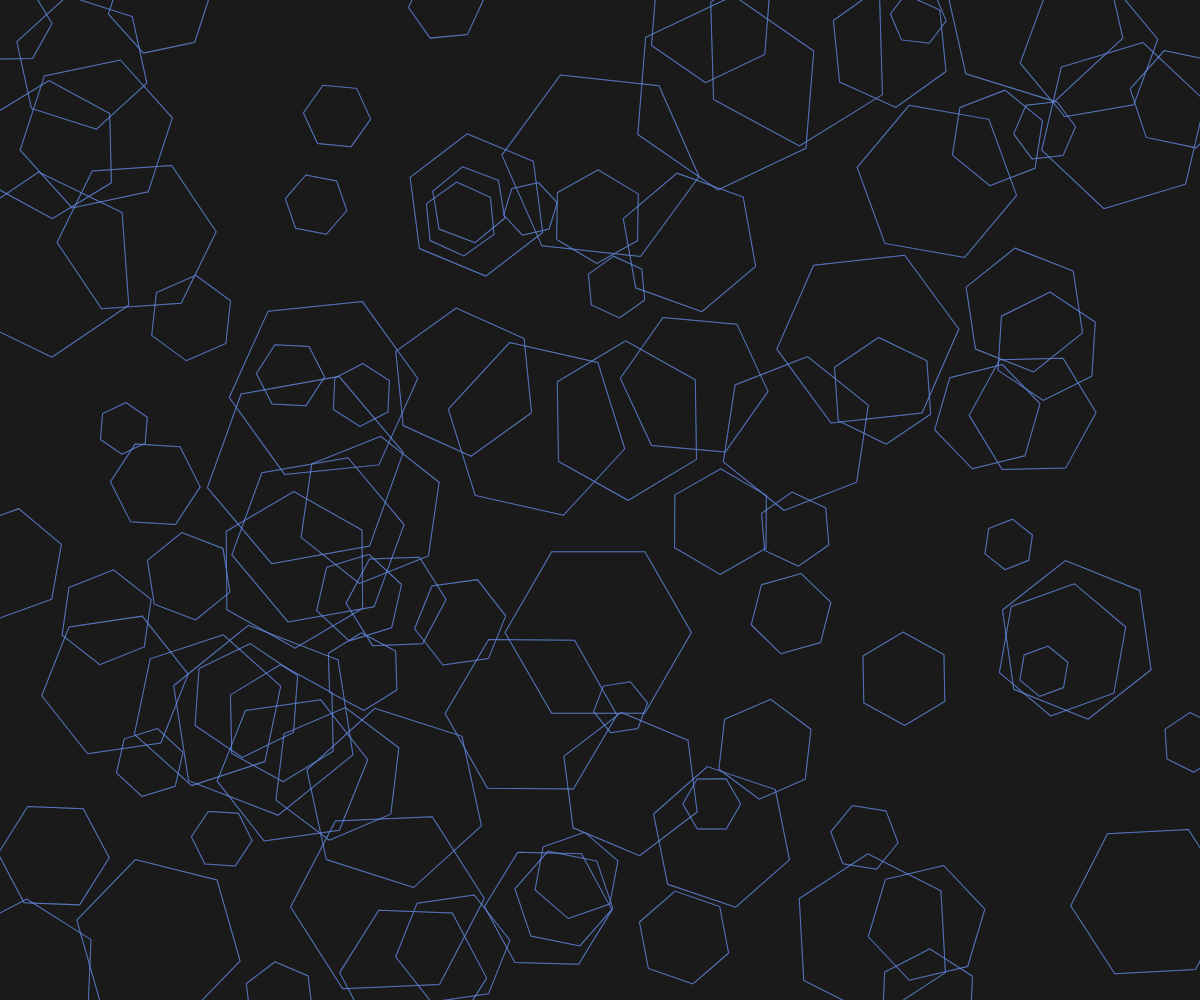
Frame 1 (no input)
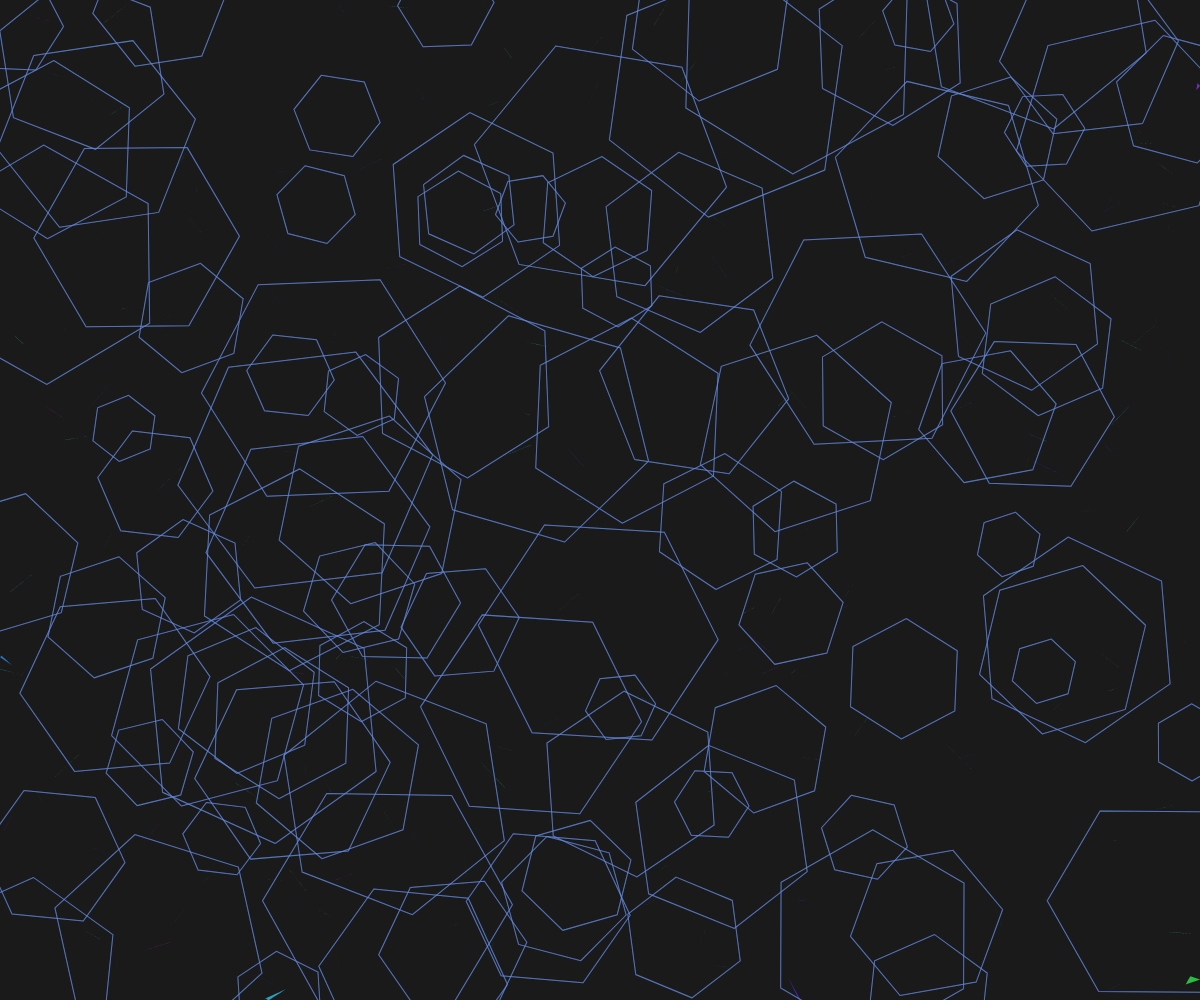
Frame 60 (no input)
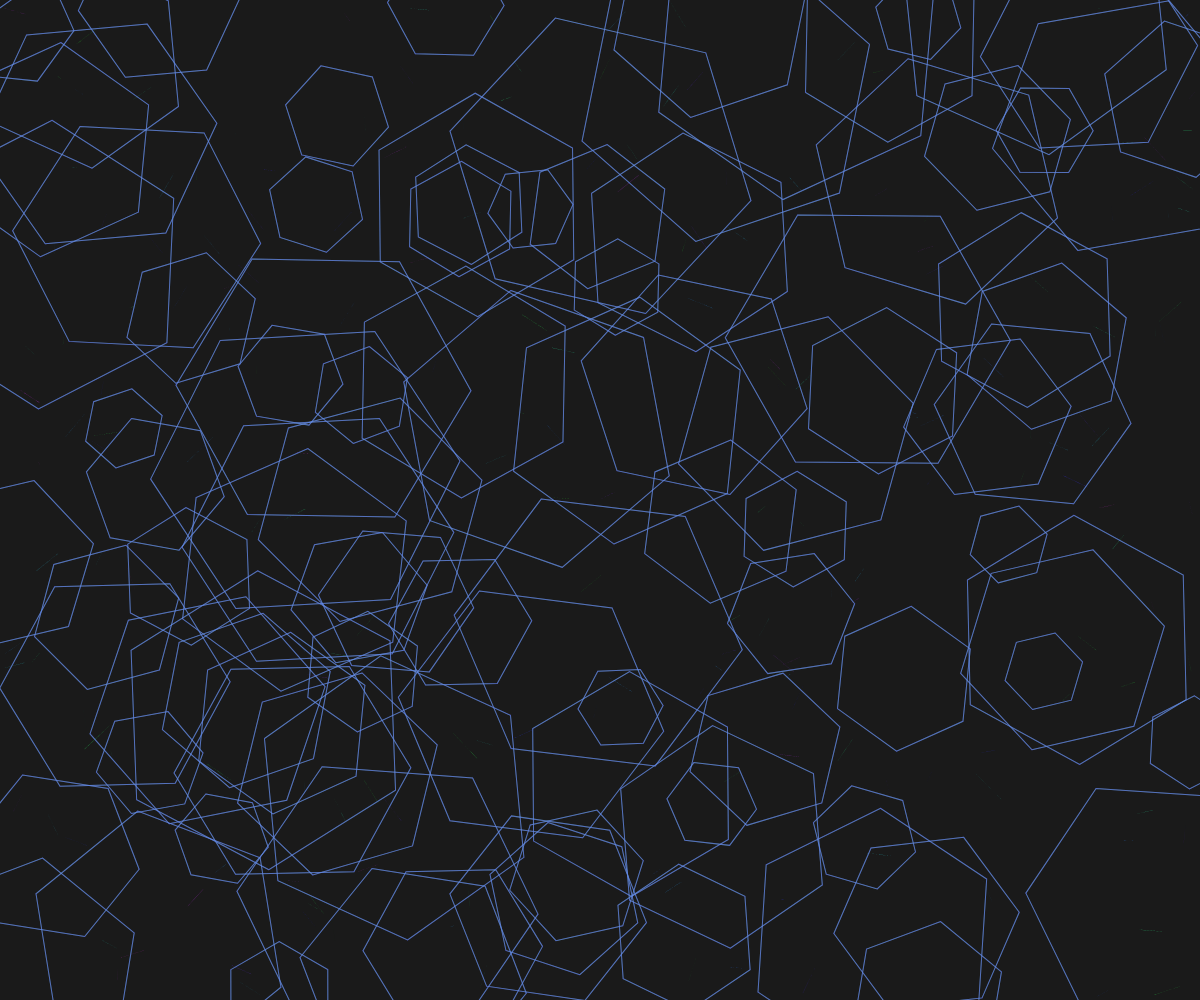
Frame 120 (the mouse pressed at the canvas centre since frame 60)

The p5.js sketch that drew these frames (run headless with seeded random() and noise() and a simulated clock; from frame 60 on, the mouse is pressed at the canvas centre):

// p5.js sketch
// ── sketch.js
let flows = [];
let lattices = [];
let time = 0;

function setup() {
  createCanvas(windowWidth, windowHeight);
  colorMode(HSB, 360, 100, 100, 1);
  noStroke();
  
  // Initialize flows
  for (let i = 0; i < 200; i++) {
    flows.push({
      x: random(width),
      y: random(height),
      vx: random(-0.5, 0.5),
      vy: random(-0.5, 0.5),
      hue: random(120, 300), // emerald to amethyst
      size: random(20, 80),
      path: []
    });
  }
  
  // Initialize lattices
  for (let i = 0; i < 100; i++) {
    lattices.push({
      x: random(width),
      y: random(height),
      size: random(50, 200),
      angle: random(TWO_PI)
    });
  }
}

function draw() {
  background(0, 0, 10);
  
  time += 0.01;
  
  // Draw flows
  for (let flow of flows) {
    // Update position
    flow.x += flow.vx;
    flow.y += flow.vy;
    
    // Bounce off edges
    if (flow.x < 0 || flow.x > width) flow.vx *= -1;
    if (flow.y < 0 || flow.y > height) flow.vy *= -1;
    
    // Add to path
    flow.path.push({x: flow.x, y: flow.y});
    if (flow.path.length > 50) {
      flow.path.shift();
    }
    
    // Draw the flow with gradient
    let alpha = map(flow.path.length, 0, 50, 0.1, 0.8);
    fill(flow.hue, 80, 90, alpha);
    
    beginShape();
    for (let p of flow.path) {
      curveVertex(p.x, p.y);
    }
    endShape(CLOSE);
  }
  
  // Draw lattices
  for (let lattice of lattices) {
    let progress = map(time, 0, 10, 0, 1);
    if (progress > 1) progress = 1;
    
    // Adjust lattice size and angle over time
    let size = lattice.size * (0.5 + 0.5 * sin(time * 0.5));
    let angle = lattice.angle + time * 0.1;
    
    push();
    translate(lattice.x, lattice.y);
    rotate(angle);
    
    // Draw hexagon
    stroke(200, 50, 90, 0.7);
    strokeWeight(1);
    noFill();
    
    beginShape();
    for (let i = 0; i < 6; i++) {
      let angle = TWO_PI * i / 6;
      let x = size * cos(angle);
      let y = size * sin(angle);
      vertex(x, y);
    }
    endShape(CLOSE);
    
    // Draw inner lines
    stroke(250, 80, 90, 0.3);
    for (let i = 0; i < 6; i++) {
      let angle1 = TWO_PI * i / 6;
      let angle2 = TWO_PI * (i + 1) / 6;
      line(
        size * cos(angle1),
        size * sin(angle1),
        size * cos(angle2),
        size * sin(angle2)
      );
    }
    
    pop();
  }
  
  // Phase transition: at some point, flows start breaking apart
  if (time > 5) {
    for (let flow of flows) {
      let d = dist(flow.x, flow.y, width/2, height/2);
      if (d < 300 && time > 5 + map(d, 0, 300, 0, 1)) {
        // Break up the flow
        let breakAmount = map(time, 5, 8, 0, 1);
        flow.vx += random(-0.2, 0.2) * breakAmount;
        flow.vy += random(-0.2, 0.2) * breakAmount;
        
        // Draw breaking shards
        stroke(300, 80, 90, 0.5);
        strokeWeight(1);
        noFill();
        beginShape();
        for (let p of flow.path.slice(-10)) {
          vertex(p.x, p.y);
        }
        endShape();
      }
    }
  }
}

function windowResized() {
  resizeCanvas(windowWidth, windowHeight);
}
